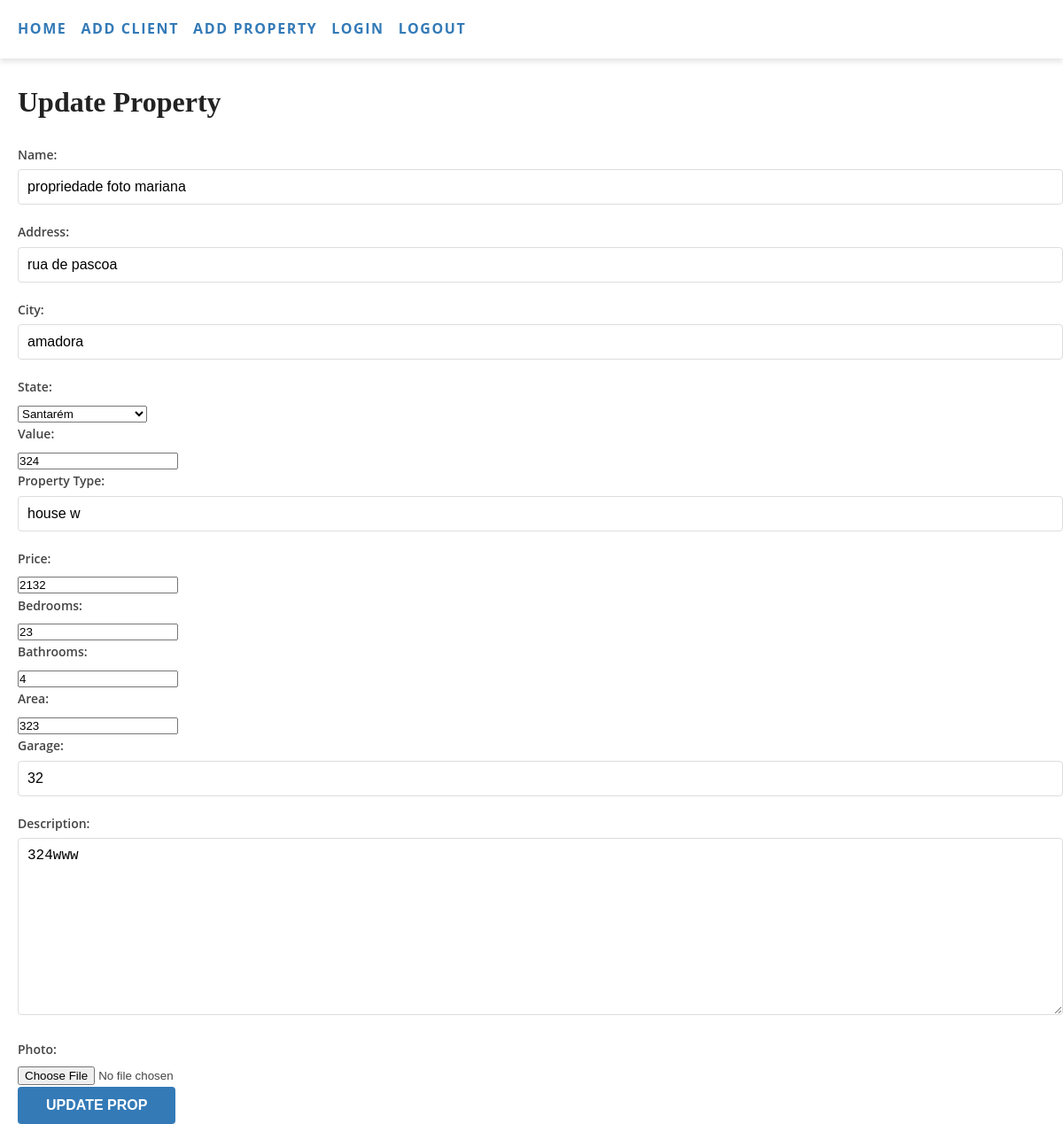
The app's page /update_property/1 (signed in) with its own data.
### models.py (models this page shows, shortened)
class Properties(db.Model):
    id = db.Column(db.Integer, primary_key=True)
    name = db.Column(db.String(200), nullable=False)
    address = db.Column(db.String(200), nullable=False)
    city = db.Column(db.String(50), nullable=False)
    distrito = db.Column(db.String(50), nullable=False)
    value = db.Column(db.Integer, nullable=False)
    property_type = db.Column(db.String(50), nullable=False)
    price = db.Column(db.Integer, nullable=False)
    bedrooms = db.Column(db.Integer, nullable=False)
    bathrooms = db.Column(db.Integer, nullable=False)
    area = db.Column(db.Integer, nullable=False)
    garage = db.Column(db.String(50), nullable=False)
    description = db.Column(db.String(500), nullable=False)
    photo = db.Column(db.String(100), nullable=True)
    client_id = db.Column(db.Integer, db.ForeignKey('client.id'), nullable=False)
    client = db.relationship('Client', back_populates='properties')

### crm.py (the view, shortened to what this page needs)
@app.route('/update_property/<int:id>', methods=['GET', 'POST'])
@login_required
def update_property(id):
    properties = Properties.query.get_or_404(id)
    if not property:
        abort(404)
    form = PropertiesForm(obj=properties)
    return render_template('update_property.html', form=form, properties=properties, property=property)

### crm.py (called while the page is built)
@app.context_processor
def inject_csrf_token():
    return dict(csrf_token=generate_csrf())

@login_manager.user_loader
def load_user(user_id):
    return Users.query.get(int(user_id))

@app.context_processor
def inject_debug():
    return dict(debug=app.debug)

### templates/update_property.html (shortened to what this page needs)
{% extends 'base.html' %}
{% block content %}
    <link href="{{ url_for('static', filename='style.css') }}" rel="stylesheet" type="text/css">
  <div class="page-container">
    <h1>Update Property</h1>
    <form method="POST" enctype="multipart/form-data">
        <div>
            <label for="name">Name:</label>
            {{ form.name }}
        </div>
        <div>
            <label for="address">Address:</label>
            {{ form.address }}
        </div>
        <div>
            <label for="city">City:</label>
            {{ form.city }}
        </div>
        <div>
            <label for="distrito">State:</label>
            {{ form.distrito }}
        </div>
        <div>
            <label for="value">Value:</label>
            {{ form.value }}
        </div>
        <div>
            <label for="property_type">Property Type:</label>
            {{ form.property_type }}
        </div>
        <div>
            <label for="price">Price:</label>
            {{ form.price }}
        </div>
        <div>
            <label for="bedrooms">Bedrooms:</label>
            {{ form.bedrooms }}
        </div>
        <div>
            <label for="bathrooms">Bathrooms:</label>
            {{ form.bathrooms }}
        </div>
        <div>
            <label for="area">Area:</label>
            {{ form.area }}
        </div>
        <div>
            <label for="garage">Garage:</label>
            {{ form.garage }}
        </div>
        <div>
            <label for="description">Description:</label>
            {{ form.description }}
        </div>
        <div>
            <label for="photo">Photo:</label>
            {{ form.photo }}
        </div>
        <div>
        <button type="submit" class="btn btn-warning">Update prop</button>
        </div>
    </form>
</div>
{% endblock %}

### static/base.css (style rules this page uses)
* { box-sizing: border-box; margin: 0; padding: 0; }
body { font-family: 'Helvetica Neue', sans-serif; font-size: 16px; line-height: 1.5; color: #333; }
h1, h2, h3, h4, h5, h6 { margin-bottom: 1rem; font-weight: bold; line-height: 1.2; }

### static/style.css (style rules this page uses)
body { font-family: 'Open Sans', sans-serif; font-size: 16px; color: #444444; line-height: 1.6; }
h1, h2, h3, h4, h5, h6 { font-family: 'Playfair Display', serif; font-weight: 700; margin-bottom: 30px; color: #222222; }
.page-container { margin-left: 20px; }
.btn { display: inline-block; padding: 12px 32px; border: none; border-radius: 4px; background-color: #337ab7; color: #ffffff; font-size: 16px; font-weight: 600; text-transform: uppercase; cursor: pointer; transition: background-color 0.3s ease; }
form label { display: block; font-size: 14px; font-weight: 600; margin-bottom: 5px; }
form input[type="text"], form input[type="email"], form input[type="password"], form textarea { width: 100%; padding: 10px; border-radius: 4px; border: 1px solid #dddddd; font-size: 16px; margin-bottom: 20px; }
form textarea { height: 200px; }

### records on screen
Properties: name "propriedade foto mariana", address "rua de pascoa", city "amadora", distrito "Santarém", value "324", property_type "house w", price "2132", bedrooms "23", bathrooms "4", area "323", garage "32", description "324www"
